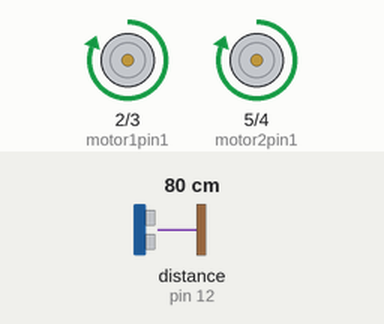
Recording of a sketch running on a simulated Arduino Uno, built with avr-gcc and run on an emulated ATmega328P. Shown: motor-driver pin pairs drawn as motors (green arrow = first pin HIGH = forward, orange = second pin HIGH = backward, longer = more drive, scaled by the enable pin). Wiring (inferred from the names in the program): ultrasonic range finder: trigger pin 13; echo pin 12. The test bench sets the inputs (shaded band); at power-on: distance to the obstacle (sensor on pin 12) 80 cm. The echo pulse lasts 58.3 µs per cm; random numbers use the default seed unless the sketch sets one.

Above: at 1.2 s.
1.3 s: distance to the obstacle (sensor on pin 12) set to 2 cm
At 1.44 s:
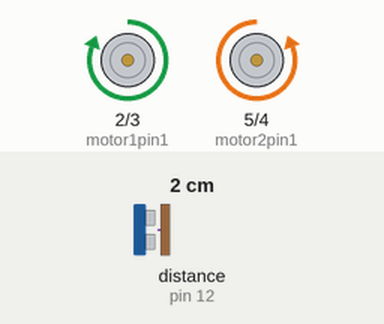
4.3 s: distance to the obstacle (sensor on pin 12) set to 9 cm
At 4.3 s:
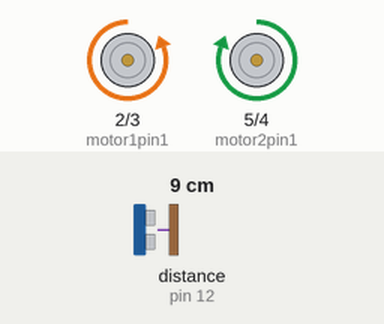
7.3 s: distance to the obstacle (sensor on pin 12) set to 12 cm
8.8 s: distance to the obstacle (sensor on pin 12) set to 4 cm
11.8 s: distance to the obstacle (sensor on pin 12) set to 120 cm
14.8 s: distance to the obstacle (sensor on pin 12) set to 35 cm
Timing chart, 0 to 63.8 s (numbered marks = the images above; inputs shaded):
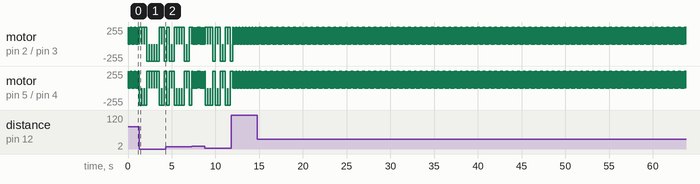

Measured:
- by itself, motor on pin 2 (motor1pin1) / pin 3 (motor1pin2), motor on pin 5 (motor2pin1) / pin 4 (motor2pin2): alternates forward 255/255 for 0.03 s and stopped for 0.04 s

The sketch:

obstacle_heuristic.ino
```cpp
// MOTOR
int en1 = 6;
int motor1pin1 = 2;
int motor1pin2 = 3;
int en2 = 7;
int motor2pin1 = 5;
int motor2pin2 = 4;

// ULTRASONIC SENSOR
int echoPin = 12;
int trigPin = 13;

// IR SENSORS
// int digitalR = 8;
int analogR = A0;
// int digitalL = 9;
int analogL = A1;

int l_black = 0;
int r_black = 0;

double distance;

void setup() {
  // Left wheel
  pinMode(motor1pin1, OUTPUT);
  pinMode(motor1pin2, OUTPUT);
  pinMode(en1, OUTPUT);

  // Right wheel
  pinMode(motor2pin1, OUTPUT);
  pinMode(motor2pin2, OUTPUT);
  pinMode(en2, OUTPUT);

  // Ultrasonic sensor pins
  pinMode(trigPin, OUTPUT);
  pinMode(echoPin, INPUT);

  // IR sensor pins
  // pinMode(digitalR, INPUT);
  pinMode(analogR, INPUT);
  // pinMode(digitalL, INPUT);
  pinMode(analogL, INPUT);

  Serial.begin(9600);
}

void goStraight(int time) {
  // Turn on turning
  digitalWrite(en1, HIGH);
  digitalWrite(en2, HIGH);

  // CW right wheel
  digitalWrite(motor1pin1, HIGH);
  digitalWrite(motor1pin2, LOW);
  // CCW left wheel
  digitalWrite(motor2pin1, HIGH);
  digitalWrite(motor2pin2, LOW);
  delay(time);
  // Turn off turning
  digitalWrite(en1, LOW);
  digitalWrite(en2, LOW);
}

void rotateLeft(int deg) {
  // Turn on turning
  digitalWrite(en1, HIGH);
  digitalWrite(en2, HIGH);
  // CW right wheel
  digitalWrite(motor1pin1, LOW);
  digitalWrite(motor1pin2, HIGH);
  // CCW left wheel
  digitalWrite(motor2pin1, HIGH);
  digitalWrite(motor2pin2, LOW);
  // By a certain number of degrees
  delay(deg);
  // Turn off turning
  digitalWrite(en1, LOW);
  digitalWrite(en2, LOW);
}

void rotateRight(int deg) {
  // Turn on turning
  digitalWrite(en1, HIGH);
  digitalWrite(en2, HIGH);
  // CW right wheel
  digitalWrite(motor1pin1, HIGH);
  digitalWrite(motor1pin2, LOW);
  // CCW left wheel
  digitalWrite(motor2pin1, LOW);
  digitalWrite(motor2pin2, HIGH);
  // By a certain number of degrees
  delay(deg);
  // Turn off turning
  digitalWrite(en1, LOW);
  digitalWrite(en2, LOW);
}

void ultrasonic() {
  // If there is no object or reflected pulse, the Echo
  // pin will time-out after 38ms and get back to low state.

  double duration;

  // Reset the pin before we begin
  digitalWrite(trigPin, LOW);  // Added this line
  delayMicroseconds(1); // Added this line

  // In order to generate the ultrasound we need to set
  // the Trig pin on a High State for 10 µs.
  digitalWrite(trigPin, HIGH);
  delayMicroseconds(10); // Added this line
  // Then echo pin gets turned on until it receives
  digitalWrite(trigPin, LOW);

  // Read duration of the echo pin
  // Confirm this calculation later
  duration = pulseIn(echoPin, HIGH);
  distance = (duration/2) / 29.1;

  //if (distance >= 500 || distance <= 0){
  //  Serial.println("Out of range");
  //}
  //else {
    Serial.print(distance);
    Serial.println(" cm");
  //}
}

void ultrasonicPlus() {
ultrasonic:
  double duration;

  digitalWrite(trigPin, LOW);
  delayMicroseconds(1);

  digitalWrite(trigPin, HIGH);
  delayMicroseconds(10);
  digitalWrite(trigPin, LOW);

  duration = pulseIn(echoPin, HIGH);
  distance = (duration / 2) / 29.1;

  if (distance >= 1500 || distance <= 0) {
    delay(10);
    goto ultrasonic;
  }
}

int rightIRblack() {
  return analogRead(analogR);
}

int leftIRblack() {
  return analogRead(analogL);
}

void randomWalk() {
  // Default state: moving forward
  ultrasonicPlus();
  if (distance > 10) {
    if (l_black == 0 && r_black == 0) {
      goStraight(25);
    } else if (l_black == 0 && r_black == 1) {
      rotateRight(25);
    } else if (l_black == 1 && r_black == 0) {
      rotateLeft(25);
    } else {
      rotateRight(25);
    }
  } else {
    int lr = random(0, 2);
    // First rotate
    if (lr == 0) {
      rotateLeft(250);
    // lr == 1
    } else {
      rotateRight(250);
    }
  }
}

// TODO create exponential decay optimization
void loop() {
  randomWalk();
  delay(35);
}
```
